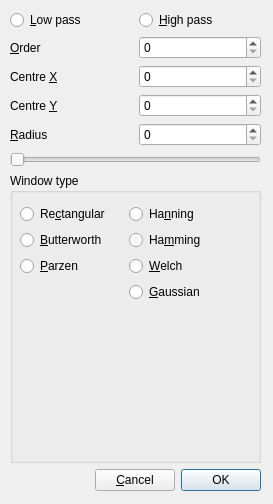
<?xml version="1.0" encoding="UTF-8"?>
<ui version="4.0">
 <class>filterDialog</class>
 <widget class="QDialog" name="filterDialog">
  <property name="geometry">
   <rect>
    <x>0</x>
    <y>0</y>
    <width>273</width>
    <height>504</height>
   </rect>
  </property>
  <property name="windowTitle">
   <string>Filter data set</string>
  </property>
  <property name="locale">
   <locale language="English" country="Australia"/>
  </property>
  <widget class="QWidget" name="verticalLayoutWidget">
   <property name="geometry">
    <rect>
     <x>10</x>
     <y>10</y>
     <width>251</width>
     <height>481</height>
    </rect>
   </property>
   <layout class="QVBoxLayout" name="verticalLayout">
    <item>
     <layout class="QVBoxLayout" name="quantititiesLayout">
      <item>
       <layout class="QGridLayout" name="quantitiesGrid1">
        <item row="2" column="1">
         <widget class="QSpinBox" name="xSpinBox"/>
        </item>
        <item row="0" column="1">
         <widget class="QRadioButton" name="highpassButton">
          <property name="text">
           <string>&amp;High pass</string>
          </property>
         </widget>
        </item>
        <item row="1" column="0">
         <widget class="QLabel" name="orderLabel">
          <property name="text">
           <string>&amp;Order</string>
          </property>
          <property name="buddy">
           <cstring>orderSpinBox</cstring>
          </property>
         </widget>
        </item>
        <item row="1" column="1">
         <widget class="QSpinBox" name="orderSpinBox"/>
        </item>
        <item row="4" column="0">
         <widget class="QLabel" name="radiusLabel">
          <property name="text">
           <string>&amp;Radius</string>
          </property>
          <property name="buddy">
           <cstring>radiusSpinBox</cstring>
          </property>
         </widget>
        </item>
        <item row="4" column="1">
         <widget class="QSpinBox" name="radiusSpinBox"/>
        </item>
        <item row="0" column="0">
         <widget class="QRadioButton" name="lowpassButton">
          <property name="text">
           <string>&amp;Low pass</string>
          </property>
         </widget>
        </item>
        <item row="2" column="0">
         <widget class="QLabel" name="xLabel">
          <property name="text">
           <string>Centre &amp;X</string>
          </property>
          <property name="buddy">
           <cstring>xSpinBox</cstring>
          </property>
         </widget>
        </item>
        <item row="3" column="0">
         <widget class="QLabel" name="yLabel">
          <property name="text">
           <string>Centre &amp;Y</string>
          </property>
          <property name="buddy">
           <cstring>ySpinBox</cstring>
          </property>
         </widget>
        </item>
        <item row="3" column="1">
         <widget class="QSpinBox" name="ySpinBox"/>
        </item>
       </layout>
      </item>
      <item>
       <widget class="QSlider" name="radiusSlider">
        <property name="orientation">
         <enum>Qt::Horizontal</enum>
        </property>
        <property name="invertedAppearance">
         <bool>false</bool>
        </property>
        <property name="invertedControls">
         <bool>false</bool>
        </property>
       </widget>
      </item>
     </layout>
    </item>
    <item>
     <widget class="QGroupBox" name="windowGroup">
      <property name="title">
       <string>Window type</string>
      </property>
      <widget class="QWidget" name="verticalLayoutWidget_3">
       <property name="geometry">
        <rect>
         <x>10</x>
         <y>30</y>
         <width>211</width>
         <height>100</height>
        </rect>
       </property>
       <layout class="QVBoxLayout" name="windowLayout">
        <item>
         <layout class="QGridLayout" name="windowGrid">
          <item row="0" column="0">
           <widget class="QRadioButton" name="rectangularButton">
            <property name="text">
             <string>Re&amp;ctangular</string>
            </property>
           </widget>
          </item>
          <item row="0" column="1">
           <widget class="QRadioButton" name="hanningButton">
            <property name="text">
             <string>Ha&amp;nning</string>
            </property>
           </widget>
          </item>
          <item row="1" column="0">
           <widget class="QRadioButton" name="butterworthButton">
            <property name="text">
             <string>&amp;Butterworth</string>
            </property>
           </widget>
          </item>
          <item row="1" column="1">
           <widget class="QRadioButton" name="hammingButton">
            <property name="text">
             <string>Ha&amp;mming</string>
            </property>
           </widget>
          </item>
          <item row="2" column="0">
           <widget class="QRadioButton" name="parzenButton">
            <property name="text">
             <string>&amp;Parzen</string>
            </property>
           </widget>
          </item>
          <item row="2" column="1">
           <widget class="QRadioButton" name="welchButton">
            <property name="text">
             <string>&amp;Welch</string>
            </property>
           </widget>
          </item>
          <item row="3" column="1">
           <widget class="QRadioButton" name="gaussianButton">
            <property name="text">
             <string>&amp;Gaussian</string>
            </property>
           </widget>
          </item>
         </layout>
        </item>
       </layout>
      </widget>
     </widget>
    </item>
    <item>
     <layout class="QHBoxLayout" name="horizontalLayout">
      <item>
       <spacer name="horizontalSpacer">
        <property name="orientation">
         <enum>Qt::Horizontal</enum>
        </property>
        <property name="sizeHint" stdset="0">
         <size>
          <width>40</width>
          <height>20</height>
         </size>
        </property>
       </spacer>
      </item>
      <item>
       <widget class="QPushButton" name="cancelButton">
        <property name="text">
         <string>&amp;Cancel</string>
        </property>
       </widget>
      </item>
      <item>
       <widget class="QPushButton" name="okButton">
        <property name="text">
         <string>OK</string>
        </property>
        <property name="default">
         <bool>true</bool>
        </property>
       </widget>
      </item>
     </layout>
    </item>
   </layout>
  </widget>
 </widget>
 <tabstops>
  <tabstop>orderSpinBox</tabstop>
  <tabstop>radiusSpinBox</tabstop>
  <tabstop>radiusSlider</tabstop>
  <tabstop>rectangularButton</tabstop>
  <tabstop>butterworthButton</tabstop>
  <tabstop>parzenButton</tabstop>
  <tabstop>hanningButton</tabstop>
  <tabstop>hammingButton</tabstop>
  <tabstop>welchButton</tabstop>
  <tabstop>gaussianButton</tabstop>
  <tabstop>cancelButton</tabstop>
  <tabstop>okButton</tabstop>
 </tabstops>
 <resources/>
 <connections>
  <connection>
   <sender>cancelButton</sender>
   <signal>clicked()</signal>
   <receiver>filterDialog</receiver>
   <slot>reject()</slot>
   <hints>
    <hint type="sourcelabel">
     <x>209</x>
     <y>422</y>
    </hint>
    <hint type="destinationlabel">
     <x>272</x>
     <y>386</y>
    </hint>
   </hints>
  </connection>
  <connection>
   <sender>okButton</sender>
   <signal>clicked()</signal>
   <receiver>filterDialog</receiver>
   <slot>accept()</slot>
   <hints>
    <hint type="sourcelabel">
     <x>258</x>
     <y>422</y>
    </hint>
    <hint type="destinationlabel">
     <x>272</x>
     <y>386</y>
    </hint>
   </hints>
  </connection>
  <connection>
   <sender>lowpassButton</sender>
   <signal>clicked()</signal>
   <receiver>filterDialog</receiver>
   <slot>filter_changed()</slot>
   <hints>
    <hint type="sourcelabel">
     <x>29</x>
     <y>33</y>
    </hint>
    <hint type="destinationlabel">
     <x>5</x>
     <y>268</y>
    </hint>
   </hints>
  </connection>
  <connection>
   <sender>highpassButton</sender>
   <signal>clicked()</signal>
   <receiver>filterDialog</receiver>
   <slot>filter_changed()</slot>
   <hints>
    <hint type="sourcelabel">
     <x>257</x>
     <y>33</y>
    </hint>
    <hint type="destinationlabel">
     <x>3</x>
     <y>303</y>
    </hint>
   </hints>
  </connection>
  <connection>
   <sender>rectangularButton</sender>
   <signal>clicked()</signal>
   <receiver>filterDialog</receiver>
   <slot>window_changed()</slot>
   <hints>
    <hint type="sourcelabel">
     <x>26</x>
     <y>224</y>
    </hint>
    <hint type="destinationlabel">
     <x>4</x>
     <y>480</y>
    </hint>
   </hints>
  </connection>
  <connection>
   <sender>butterworthButton</sender>
   <signal>clicked()</signal>
   <receiver>filterDialog</receiver>
   <slot>window_changed()</slot>
   <hints>
    <hint type="sourcelabel">
     <x>26</x>
     <y>249</y>
    </hint>
    <hint type="destinationlabel">
     <x>5</x>
     <y>503</y>
    </hint>
   </hints>
  </connection>
  <connection>
   <sender>parzenButton</sender>
   <signal>clicked()</signal>
   <receiver>filterDialog</receiver>
   <slot>window_changed()</slot>
   <hints>
    <hint type="sourcelabel">
     <x>26</x>
     <y>274</y>
    </hint>
    <hint type="destinationlabel">
     <x>8</x>
     <y>503</y>
    </hint>
   </hints>
  </connection>
  <connection>
   <sender>hanningButton</sender>
   <signal>clicked()</signal>
   <receiver>filterDialog</receiver>
   <slot>window_changed()</slot>
   <hints>
    <hint type="sourcelabel">
     <x>229</x>
     <y>224</y>
    </hint>
    <hint type="destinationlabel">
     <x>272</x>
     <y>497</y>
    </hint>
   </hints>
  </connection>
  <connection>
   <sender>hammingButton</sender>
   <signal>clicked()</signal>
   <receiver>filterDialog</receiver>
   <slot>window_changed()</slot>
   <hints>
    <hint type="sourcelabel">
     <x>229</x>
     <y>249</y>
    </hint>
    <hint type="destinationlabel">
     <x>272</x>
     <y>503</y>
    </hint>
   </hints>
  </connection>
  <connection>
   <sender>welchButton</sender>
   <signal>clicked()</signal>
   <receiver>filterDialog</receiver>
   <slot>window_changed()</slot>
   <hints>
    <hint type="sourcelabel">
     <x>229</x>
     <y>274</y>
    </hint>
    <hint type="destinationlabel">
     <x>272</x>
     <y>503</y>
    </hint>
   </hints>
  </connection>
  <connection>
   <sender>gaussianButton</sender>
   <signal>clicked()</signal>
   <receiver>filterDialog</receiver>
   <slot>window_changed()</slot>
   <hints>
    <hint type="sourcelabel">
     <x>229</x>
     <y>299</y>
    </hint>
    <hint type="destinationlabel">
     <x>272</x>
     <y>503</y>
    </hint>
   </hints>
  </connection>
  <connection>
   <sender>radiusSlider</sender>
   <signal>sliderMoved(int)</signal>
   <receiver>filterDialog</receiver>
   <slot>radius_slider_changed()</slot>
   <hints>
    <hint type="sourcelabel">
     <x>204</x>
     <y>153</y>
    </hint>
    <hint type="destinationlabel">
     <x>269</x>
     <y>156</y>
    </hint>
   </hints>
  </connection>
  <connection>
   <sender>radiusSlider</sender>
   <signal>valueChanged(int)</signal>
   <receiver>filterDialog</receiver>
   <slot>radius_slider_changed()</slot>
   <hints>
    <hint type="sourcelabel">
     <x>249</x>
     <y>145</y>
    </hint>
    <hint type="destinationlabel">
     <x>268</x>
     <y>128</y>
    </hint>
   </hints>
  </connection>
  <connection>
   <sender>radiusSpinBox</sender>
   <signal>valueChanged(int)</signal>
   <receiver>filterDialog</receiver>
   <slot>radius_spin_changed()</slot>
   <hints>
    <hint type="sourcelabel">
     <x>257</x>
     <y>137</y>
    </hint>
    <hint type="destinationlabel">
     <x>267</x>
     <y>91</y>
    </hint>
   </hints>
  </connection>
  <connection>
   <sender>xSpinBox</sender>
   <signal>valueChanged(int)</signal>
   <receiver>filterDialog</receiver>
   <slot>updateArrayWindow()</slot>
   <hints>
    <hint type="sourcelabel">
     <x>192</x>
     <y>74</y>
    </hint>
    <hint type="destinationlabel">
     <x>266</x>
     <y>65</y>
    </hint>
   </hints>
  </connection>
  <connection>
   <sender>orderSpinBox</sender>
   <signal>valueChanged(int)</signal>
   <receiver>filterDialog</receiver>
   <slot>updateArrayWindow()</slot>
   <hints>
    <hint type="sourcelabel">
     <x>218</x>
     <y>46</y>
    </hint>
    <hint type="destinationlabel">
     <x>262</x>
     <y>45</y>
    </hint>
   </hints>
  </connection>
  <connection>
   <sender>ySpinBox</sender>
   <signal>valueChanged(int)</signal>
   <receiver>filterDialog</receiver>
   <slot>updateArrayWindow()</slot>
   <hints>
    <hint type="sourcelabel">
     <x>228</x>
     <y>101</y>
    </hint>
    <hint type="destinationlabel">
     <x>6</x>
     <y>110</y>
    </hint>
   </hints>
  </connection>
 </connections>
 <slots>
  <slot>radius_spin_changed()</slot>
  <slot>radius_slider_changed()</slot>
  <slot>filter_changed()</slot>
  <slot>window_changed()</slot>
  <slot>updateArrayWindow()</slot>
 </slots>
</ui>
